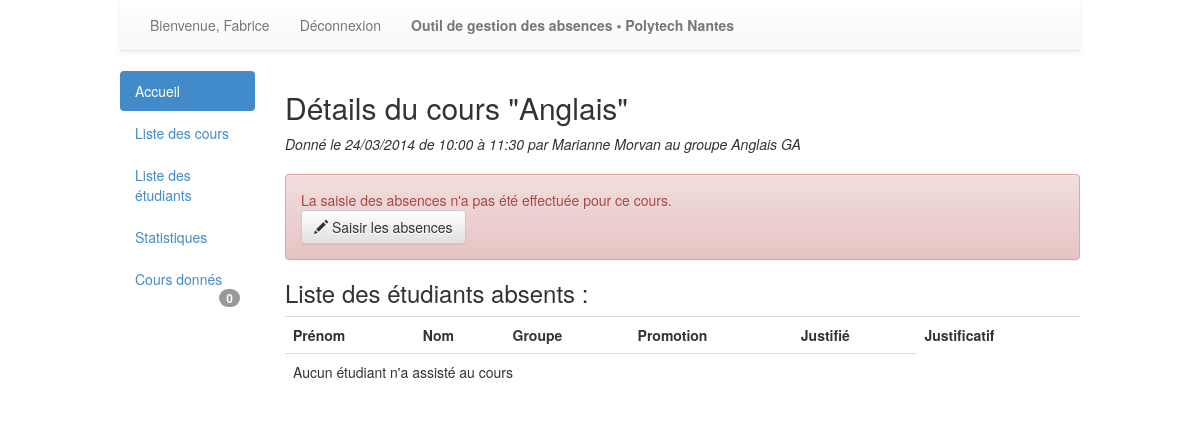
/cours/2/ (signed in), run on an earlier commit of the app's database.
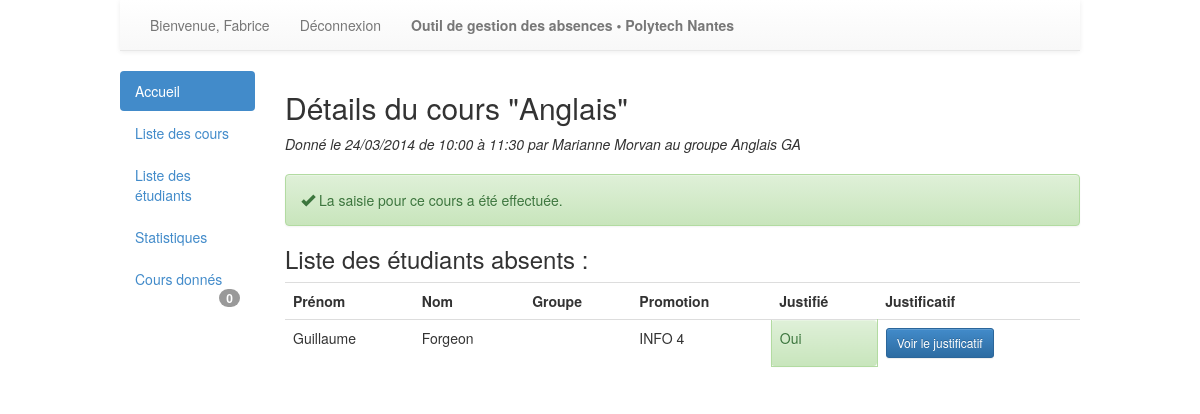
And on a later commit of the database.
### absences/models.py (models this page shows, shortened)
class Utilisateur(models.Model):
	user = models.OneToOneField(User)

class Enseignant(Utilisateur):
	pass

class Utilisateur(models.Model):
	user = models.OneToOneField(User)

class Groupe(models.Model):
	nom = models.CharField(max_length=200)
	etudiants = models.ManyToManyField(Etudiant, related_name='membresGroupe+')

class Absence (models.Model):
	etudiant = models.ForeignKey(Etudiant)
	cours = models.ForeignKey(Cours)
	justifie = models.BooleanField(default=False)
	justificatif = models.ForeignKey(Justificatif, null=True,blank=True)

class Etudiant(Utilisateur):
	promotion = models.ForeignKey(Promotion)

class Promotion(models.Model):
	nom = models.CharField(max_length=200)
	responsable = models.ForeignKey(Enseignant)
	def __unicode__(self):
		return self.nom

### absences/views.py (the view)
# urls.py: url(r'^cours/(?P<cours_id>\d+)/$', views.consultationCours, name='consultationCours'),
@login_required
def consultationCours(request, cours_id):
	cours = get_object_or_404(Cours, pk=cours_id)
	absences = Absence.objects.filter(cours_id = cours_id)
	return render(request, 'absences/consultationCours.html', {'cours':cours, 'absences':absences})

### absences/context_processor.py (called while the page is built)
def getNombres (request):
	nb = {}
	nb['absences'] = 0
	nb['nonSaisis'] = 0
	try:
		etudiant = Etudiant.objects.get(user=request.user)
		nb['absences'] = Absence.objects.filter(etudiant = etudiant, justifie = False).count()
	except:
		nb['absences'] = 0
		try:
			enseignant = Enseignant.objects.get(user=request.user)
			cours = Cours.objects.filter(donne_par = enseignant, saisieEffectuee = False, dateFin__lte = datetime.now())
			nb['nonSaisis'] = cours.count()
		except:
			nb['nonSaisis'] = 0
	return {'nb':nb}

### absences/templates/absences/consultationCours.html (shortened to what this page needs)
{% extends 'general.html' %}
{% block content %}
	<h2>Détails du cours "{{cours.matiere.intitule}}"</h2>
	<div style="margin-bottom:20px;">
		<p><em>
			Donné le {{ cours.dateDebut|date:"d/m/Y" }} de {{ cours.dateDebut|time:"H:i" }} à {{ cours.dateFin|time:"H:i"}}
			par
			{% for enseignant in cours.donne_par.all %}
				{{enseignant.user.first_name}} {{enseignant.user.last_name}}
			{% endfor %}
			au groupe
			{% for groupe in cours.donne_a.all %} {{groupe.nom}}{% if not forloop.last %}, {%endif%}{% endfor %}
		</em></p>
	</div>
{% if cours.saisieEffectuee%}
<div class="alert alert-success">
	<p><span class="glyphicon glyphicon-ok"></span>
 La saisie pour ce cours a été effectuée.</p>
</div>
{% else %}
<div class="alert alert-danger">
	<p>La saisie des absences n'a pas été effectuée pour ce cours.<br />
		<a href="{% url 'absences:saisieAbsences' cours.id %}" title="Saisir les absences"><button type="button" class="btn btn-default">
			<span class="glyphicon glyphicon-pencil"></span>
			Saisir les absences
		</button></a>
	</p>
</div>
{% endif %}
	<div>
		<h3>Liste des étudiants absents :</h3>
		<table class="table table-hover">
			<tr>
				<th>Prénom</th>
				<th>Nom</th>
				<th>Groupe</th>
				<th>Promotion</th>
				<th>Justifié</th>
				<th>Justificatif</th>
			</tr>
			{% for absence in absences.all %}
			<tr>
				<td>{{absence.etudiant.user.first_name}}</td>
				<td>{{absence.etudiant.user.last_name}}</td>
				<td>{{cours.donne_a.nom}}</td>
				<td>{{absence.etudiant.promotion}}</td>
				{% if absence.justifie %}
					<td class="alert alert-success">Oui</td>
				{% else %}
					<td class="alert alert-danger">Non</td>
				{% endif %}
				<td>
					{% if not absence.justifie %}
						{% if perms.absences.can_ajouterJustificatif %}
							<a href="{% url 'absences:ajouteJustificatif' absence.id 'consultationCours' cours.id %}" class="btn btn-primary btn-sm" role="button">Ajouter un justificatif</a></td>
						{% else %}
						-
						{%endif%}
					{% else %}
					<a href="#" class="btn btn-primary btn-sm" data-toggle="modal" data-target="#justificatifPopup" role="button" onclick="remplirPopupJustificatif({{absence.id}});">Voir le justificatif</a></td>
					{% endif %}
			</tr>
			{% empty %}
			<tr>
				<td colspan="5">Aucun étudiant n'a assisté au cours</td>
			</tr>
			{% endfor %}
	</table>
{%endblock%}

What changed in the data, as far as the page shows it:
changed Cours "Anglais": saisieEffectuee False → True (drawn)
added Absence: etudiant.user.first_name "Guillaume", etudiant.user.last_name "Forgeon", etudiant.promotion "INFO 4", justifie "Oui"
Also different on the page:
text no longer shown: "La saisie des absences n'a pas été effectuée pour ce cours. Saisir les absences Aucun étudiant n'a assisté au cours"
text now shown: "La saisie pour ce cours a été effectuée."
